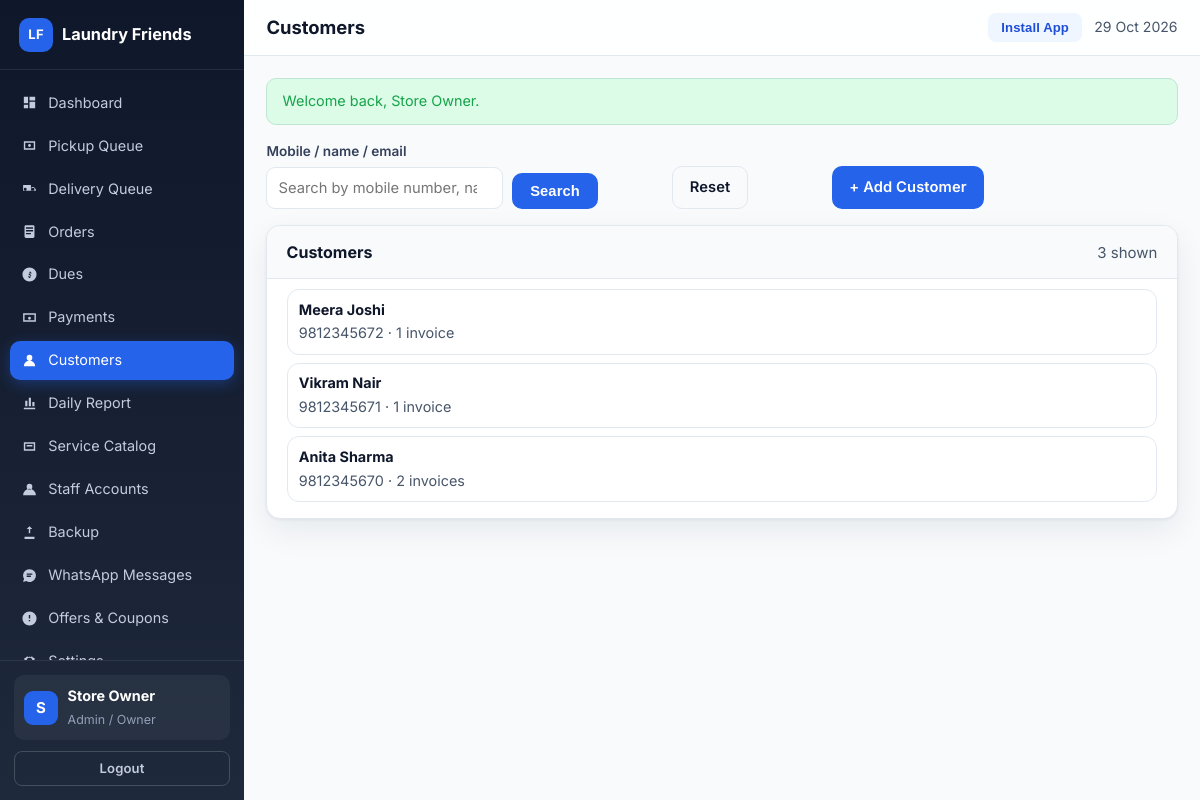
Page /admin/customers.php (signed in) on the committed database.
### tables this page shows
CREATE TABLE IF NOT EXISTS users (
  id INT UNSIGNED AUTO_INCREMENT PRIMARY KEY,
  role ENUM('super_admin','admin','staff','customer') NOT NULL DEFAULT 'customer',
  name VARCHAR(100) NOT NULL,
  email VARCHAR(150) NULL,
  phone VARCHAR(20) NULL,
  phone_key VARCHAR(20) NULL,
  password_hash VARCHAR(255) NOT NULL,
  is_active TINYINT(1) NOT NULL DEFAULT 1,
  must_change_password TINYINT(1) NOT NULL DEFAULT 0,
  last_login_at DATETIME NULL,
  created_by INT UNSIGNED NULL,
  created_at DATETIME NOT NULL DEFAULT CURRENT_TIMESTAMP,
  updated_at DATETIME NOT NULL DEFAULT CURRENT_TIMESTAMP ON UPDATE CURRENT_TIMESTAMP,
  UNIQUE KEY uq_users_email (email),
  UNIQUE KEY uq_users_phone_key (phone_key),
  KEY idx_users_role (role),
  KEY idx_users_active (is_active)
);

CREATE TABLE IF NOT EXISTS customers (
  id INT UNSIGNED AUTO_INCREMENT PRIMARY KEY,
  user_id INT UNSIGNED NULL,
  name VARCHAR(100) NOT NULL,
  phone VARCHAR(20) NOT NULL,
  phone_key VARCHAR(20) NULL,
  email VARCHAR(150) NULL,
  address TEXT NULL,
  landmark VARCHAR(150) NULL,
  city VARCHAR(80) NULL,
  pincode VARCHAR(10) NULL,
  latitude DECIMAL(10,7) NULL,
  longitude DECIMAL(10,7) NULL,
  place_id VARCHAR(255) NULL,
  notes TEXT NULL,
  created_by INT UNSIGNED NULL,
  created_at DATETIME NOT NULL DEFAULT CURRENT_TIMESTAMP,
  updated_at DATETIME NOT NULL DEFAULT CURRENT_TIMESTAMP ON UPDATE CURRENT_TIMESTAMP,
  UNIQUE KEY uq_customers_user (user_id),
  UNIQUE KEY uq_customers_phone_key (phone_key),
  KEY idx_customers_phone (phone)
);

### config/helpers.php (called while the page is built, shortened)
<?php
function e(?string $value): string
{
    return htmlspecialchars((string) $value, ENT_QUOTES | ENT_SUBSTITUTE, 'UTF-8');
}
function url(string $path = ''): string
{
    return BASE_URL . '/' . ltrim($path, '/');
}
function asset(string $path): string
{
    $suffix = '';
    if (strpos($path, '?') === false && preg_match('/\.(js|css)$/', $path) === 1) {
        $suffix = '?v=' . APP_ASSET_VERSION;
    }
    return url($path) . $suffix;
}
function query(string $key, string $default = ''): string
{
    $value = $_GET[$key] ?? $default;
    return is_string($value) ? trim($value) : $default;
}
function take_flashes(): array
{
    $flashes = $_SESSION['_flash'] ?? [];
    return $flashes;
}
function role_label(string $role): string
{
    $map = [
        'super_admin' => 'Super Admin',
        'admin' => 'Admin / Owner',
        'staff' => 'Staff',
        'pickup' => 'Staff',
        'delivery' => 'Staff',
        'customer' => 'Customer',
    ];
    return $map[$role] ?? ucfirst($role);
}

### config/auth.php (called while the page is built, shortened)
<?php
function current_user(): ?array
{
    static $user = null;
    static $loaded = false;
    if ($loaded) {
        return $user;
    }
    $loaded = true;
    $user = db_row('SELECT * FROM users WHERE id = ? AND is_active = 1', [(int) $_SESSION['user_id']]);
    return $user;
}
function require_login(bool $allowPasswordChange = false): array
{
    $user = current_user();
    return $user;
}
function require_roles(array $roles): array
{
    $user = require_login();
    return $user;
}
function require_admin(): array
{
    return require_roles(['super_admin', 'admin']);
}

### config/db.php (called while the page is built, shortened)
<?php
function db(): PDO
{
    static $pdo = null;
    if ($pdo instanceof PDO) {
        return $pdo;
    }
    $dsn = 'mysql:host=' . DB_HOST . ';port=' . DB_PORT . ';dbname=' . DB_NAME . ';charset=utf8mb4';
    try {
        $pdo = new PDO($dsn, DB_USER, DB_PASS, [
            PDO::ATTR_ERRMODE => PDO::ERRMODE_EXCEPTION,
            PDO::ATTR_DEFAULT_FETCH_MODE => PDO::FETCH_ASSOC,
            PDO::ATTR_EMULATE_PREPARES => false,
        ]);
        $pdo->exec("SET time_zone = '" . DB_TIMEZONE . "'");
    } catch (PDOException $e) {
        app_log_throwable($e);
        throw new RuntimeException('Database connection failed. Please try again in a moment.', 0, $e);
    }
    return $pdo;
}
function db_all(string $sql, array $params = []): array
{
    $stmt = db()->prepare($sql);
    $stmt->execute($params);
    return $stmt->fetchAll();
}
function db_row(string $sql, array $params = []): ?array
{
    $stmt = db()->prepare($sql);
    $stmt->execute($params);
    $row = $stmt->fetch();
    return $row === false ? null : $row;
}

### admin/customers.php (the view, shortened to what this page needs)
<?php
require_once dirname(__DIR__) . '/includes/layout.php';
$user = require_admin();
$search = query('q');
$where = ['1=1'];
$params = [];
$customers = db_all(
    'SELECT c.*,
            (SELECT COUNT(*) FROM orders o WHERE o.customer_id = c.id) AS order_count,
            (SELECT COALESCE(SUM(o.total_amount), 0) FROM orders o WHERE o.customer_id = c.id AND o.status <> \'cancelled\') AS billed,
            (SELECT COALESCE(SUM(o.total_amount - o.paid_amount), 0) FROM orders o WHERE o.customer_id = c.id AND o.payment_status <> \'paid\' AND o.status <> \'cancelled\') AS due,
            (SELECT MAX(o.order_date) FROM orders o WHERE o.customer_id = c.id) AS last_order
     FROM customers c
     WHERE ' . implode(' AND ', $where) . '
     ORDER BY c.id DESC LIMIT 200',
    $params
);
layout_start('Customers', 'app');
?>
<div class="toolbar">
    <form method="get" class="filter-form">
        <div class="form-group">
            <label for="q">Mobile / name / email</label>
            <input type="search" id="q" name="q" value="<?= e($search) ?>" placeholder="Search by mobile number, name or email">
        </div>
        <div class="form-group">
            <button class="btn" type="submit">Search</button>
        </div>
        <div class="form-group">
            <a class="btn btn-ghost" href="<?= e(url('admin/customers.php')) ?>">Reset</a>
        </div>
    </form>
    <a class="btn" href="<?= e(url('admin/customers.php?new=1')) ?>">+ Add Customer</a>
</div>
<div class="panel">
    <div class="panel-head">
        <h2>Customers</h2>
        <span class="subtle"><?= e((string) count($customers)) ?> shown</span>
    </div>
    <div class="panel-body tight">
        <?php if ($customers === []): ?>
            <div class="empty-state"><strong>No customers found</strong>Try a different search.</div>
        <?php else: ?>
            <?php foreach ($customers as $customer): ?>
                <?php
                $phone = (string) $customer['phone'];
                $invoiceCount = (int) $customer['order_count'];
                ?>
                <details class="tile tile-fold">
                    <summary class="tile-head">
                        <div class="tile-main">
                            <div class="tile-line">
                                <strong class="tile-id"><?= e((string) $customer['name']) ?></strong>
                            </div>
                            <div class="tile-cust">
                                <a class="subtle" href="tel:<?= e($phone) ?>"><?= e($phone) ?></a>
                                <span class="subtle"> · <?= e((string) $invoiceCount) ?> invoice<?= $invoiceCount === 1 ? '' : 's' ?></span>
                            </div>
                        </div>
                    </summary>
                </details>
            <?php endforeach; ?>
        <?php endif; ?>
    </div>
</div>
<?php layout_end(); ?>

### includes/layout.php (shortened to what this page needs)
<?php
function layout_nav_items(): array
{
    $user = current_user();
    return [];
}
function layout_is_active(string $href): bool
{
    $self = basename($_SERVER['SCRIPT_NAME'] ?? '');
    $target = basename($href);
    if ($self === $target) {
        return true;
    }
    $selfDir = basename(dirname($_SERVER['SCRIPT_NAME'] ?? ''));
    $targetDir = basename(dirname($href));
    return $self === $target && $selfDir === $targetDir;
}
function layout_start(string $title, string $layout = 'app'): void
{
    $user = current_user();
    $flashes = take_flashes();
    ?><!DOCTYPE html>
<html lang="en">
<head>
<link rel="stylesheet" href="<?= e(asset('assets/css/app.css')) ?>">
</head>
<body class="layout-<?= e($layout) ?>">
<?php if ($layout === 'public'): ?>
<header class="public-header">
    <div class="container nav-row">
        <a class="brand" href="<?= e(url('index.php')) ?>">
            <span class="brand-mark">LF</span>
            <span><?= e(APP_NAME) ?></span>
        </a>
        <nav class="public-nav">
            <a href="<?= e(url('index.php')) ?>#services">Services</a>
            <a href="<?= e(url('index.php')) ?>#how">How it works</a>
            <a href="<?= e(url('index.php')) ?>#contact">Contact</a>
            <button class="btn btn-soft btn-sm install-btn" type="button" data-install-app>Install App</button>
            <?php if ($user !== null): ?>
                <a class="btn btn-primary btn-sm" href="<?= e(url(home_for_role($user['role']))) ?>">Go to Dashboard</a>
                <a class="btn btn-ghost btn-sm" href="<?= e(url('logout.php')) ?>">Logout</a>
            <?php else: ?>
                <a class="btn btn-ghost btn-sm" href="<?= e(url('login.php')) ?>">Login</a>
                <a class="btn btn-primary btn-sm" href="<?= e(url('customer/schedule-pickup.php')) ?>">Schedule Pickup</a>
            <?php endif; ?>
        </nav>
    </div>
</header>
<?php elseif ($layout === 'app'): ?>
<div class="app-shell">
    <aside class="sidebar" id="sidebar">
        <div class="sidebar-brand">
            <a class="brand" href="<?= e(url('index.php')) ?>">
                <span class="brand-mark">LF</span>
                <span><?= e(APP_NAME) ?></span>
            </a>
        </div>
        <nav class="sidebar-nav">
            <?php foreach (layout_nav_items() as $item): ?>
                <a class="nav-link<?= layout_is_active($item['href']) ? ' active' : '' ?>" href="<?= e(url($item['href'])) ?>">
                    <svg viewBox="0 0 24 24" aria-hidden="true"><path d="<?= e($item['icon']) ?>"/></svg>
                    <span><?= e($item['label']) ?></span>
                </a>
            <?php endforeach; ?>
        </nav>
        <div class="sidebar-footer">
            <div class="user-chip">
                <div class="avatar"><?= e(strtoupper(mb_substr($user['name'] ?? 'U', 0, 1))) ?></div>
                <div>
                    <strong><?= e($user['name'] ?? 'Guest') ?></strong>
                    <small><?= e(role_label($user['role'] ?? '')) ?></small>
                </div>
            </div>
            <a class="btn btn-ghost btn-sm btn-block" href="<?= e(url('logout.php')) ?>">Logout</a>
        </div>
    </aside>
    <div class="app-main">
        <header class="app-topbar">
            <h1 class="page-title"><?= e($title) ?></h1>
            <div class="topbar-right">
                <button class="btn btn-sm btn-soft install-btn" type="button" data-install-app>Install App</button>
                <span class="today-label"><?= e(date('d M Y')) ?></span>
            </div>
        </header>
        <main class="app-content">
<?php endif; ?>
<?php foreach ($flashes as $flash): ?>
    <div class="alert alert-<?= e($flash['type']) ?>"><?= e($flash['message']) ?></div>
<?php endforeach; ?>
<?php
}
function layout_end(): void
{
    $layout = $GLOBALS['__layout'] ?? 'app';
    ?>
<?php if ($layout === 'app'): ?>
        </main>
    </div>
</div>
<?php elseif ($layout === 'customer'): ?>
</main>
<?php layout_bottom_nav(); ?>
<?php endif; ?>
</body>
</html>
<?php
}
function layout_bottom_nav(): void
{
    $user = current_user();
    if ($user === null || !in_array($user['role'], array_merge(staff_roles(), ['customer']), true)) {
        return;
    }
    ?>
    <?php
}

### rows in the picture
users: name "S", name "Store Owner", role "Admin / Owner"
customers: name "Meera Joshi", phone "9812345672", invoiceCount "1"
customers: name "Vikram Nair", phone "9812345671", invoiceCount "1"
customers: name "Anita Sharma", phone "9812345670", invoiceCount "2", shows "s"

### other values in the picture
APP_NAME "Laundry Friends"
$item['label'] "Dashboard"
$item['label'] "Pickup Queue"
$item['label'] "Delivery Queue"
$item['label'] "Orders"
$item['label'] "Dues"
$item['label'] "Payments"
$item['label'] "Customers"
$item['label'] "Daily Report"
$item['label'] "Service Catalog"
$item['label'] "Staff Accounts"
$item['label'] "Backup"
$item['label'] "WhatsApp Messages"
$item['label'] "Offers & Coupons"
$title "Customers"
